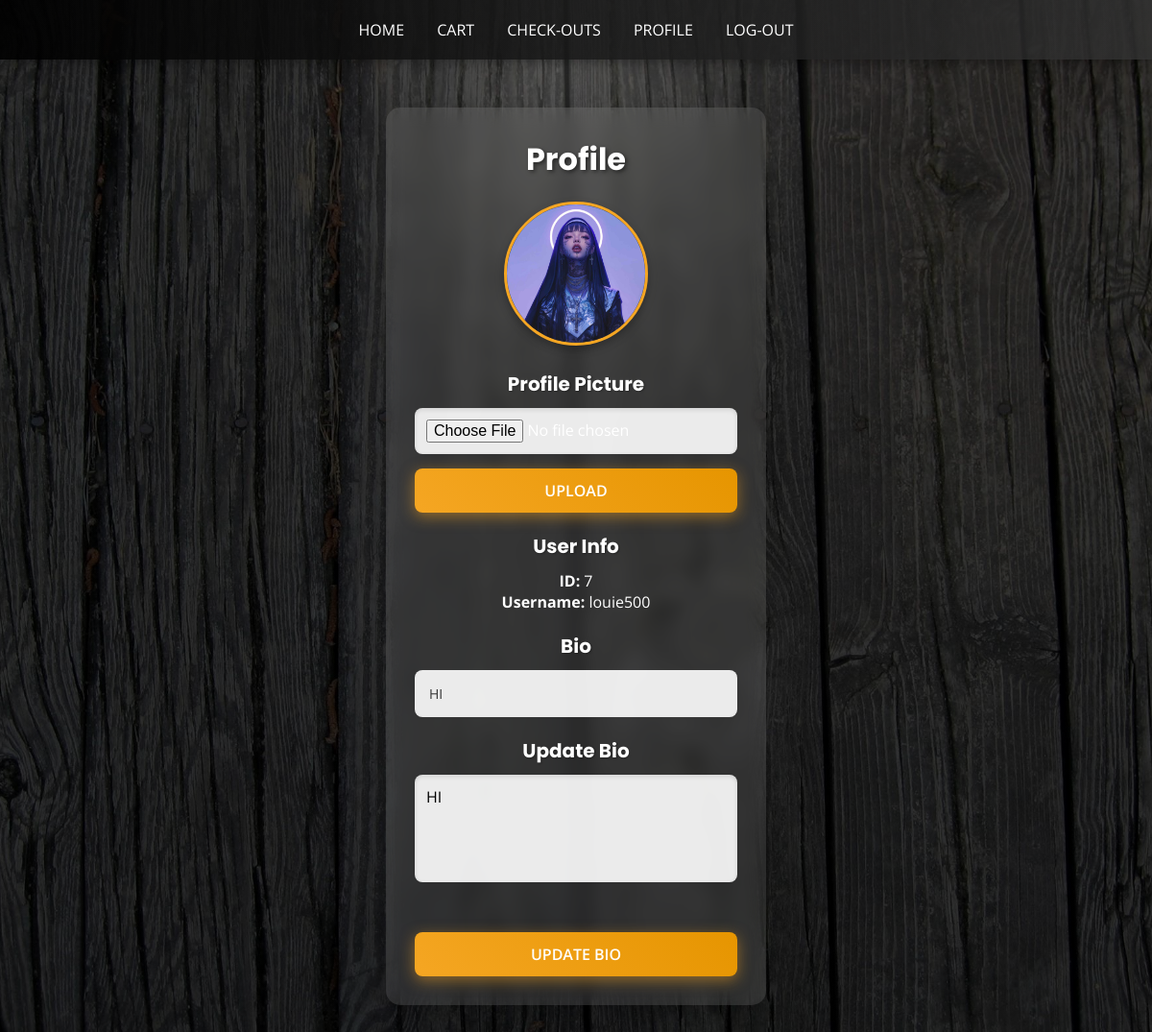
The page /profile.php (signed in) on the database its author committed.
### tables this page shows
CREATE TABLE `users` (
  `id` int(11) NOT NULL,
  `username` varchar(50) NOT NULL,
  `password` varchar(255) NOT NULL,
  `email` varchar(100) NOT NULL,
  `role` enum('user','admin') DEFAULT 'user',
  `profile_image` varchar(255) DEFAULT NULL,
  `bio` text DEFAULT NULL
);

### profile.php (the view, shortened to what this page needs)
<?php
include 'db_connect.php';
$user_id = $_SESSION['user_id'];
$stmt = $conn->prepare("SELECT username, profile_image, bio FROM users WHERE id = ?");
$stmt->bind_param("i", $user_id);
$stmt->execute();
$result = $stmt->get_result();
$user = $result->fetch_assoc();
?>
<!DOCTYPE html>
<html lang="en">
<head>
</head>
<body>
    <nav class="navbar">
        <?php if ($_SESSION['role'] === 'admin'): ?>
            <a href="orders.php">HOME</a>
            <a href="orders.php">ORDERS</a>
            <a href="addproducts.php">PRODUCTS</a>
        <?php else: ?>
            <a href="user_index.php">HOME</a>
            <a href="cart.php">CART</a>
            <a href="checkouts.php">CHECK-OUTS</a>
        <?php endif; ?>
        <a href="profile.php">PROFILE</a>
        <a href="logout.php">LOG-OUT</a>
    </nav>
    <div class="container">
        <h2>Profile</h2>
        <div class="profile-pic">
            <?php if (!empty($user['profile_image'])): ?>
                <img src="<?= htmlspecialchars($user['profile_image']) ?>" alt="Profile Image">
            <?php else: ?>
                <p>No profile picture uploaded.</p>
            <?php endif; ?>
        </div>
        <h3>Profile Picture</h3>
        <form method="post" enctype="multipart/form-data">
            <input type="file" name="profile_image" accept="image/*" required>
            <button type="submit" name="upload_image">Upload</button>
        </form>
        <h3>User Info</h3>
        <p><strong>ID:</strong> <?= $user_id ?></p>
        <p><strong>Username:</strong> <?= htmlspecialchars($user['username']) ?></p>
        <h3>Bio</h3>
        <div class="bio-display">
            <?php if (!empty($user['bio'])): ?>
                <p><?= htmlspecialchars($user['bio']) ?></p>
            <?php else: ?>
                <p>No bio set.</p>
            <?php endif; ?>
        </div>
        <h3>Update Bio</h3>
        <form method="post">
            <textarea name="bio" rows="4" cols="30"><?= htmlspecialchars($user['bio'] ?? '') ?></textarea><br>
            <button type="submit" name="update_bio">Update Bio</button>
        </form>
    </div>
</body>
</html>

### profile.php (style rules this page uses)
* { margin: 0; padding: 0; box-sizing: border-box; font-family: 'Open Sans', Arial, sans-serif; }
body { background-image: linear-gradient(rgba(0, 0, 0, 0.5), rgba(0, 0, 0, 0.5)), url('bg1.jpg'); background-size: cover; background-position: center; background-attachment: fixed; color: #fff; min-height: 100vh; display: flex; flex-direction: column; align-items: center; }
.navbar { width: 100%; padding: 20px; background: linear-gradient(90deg, rgba(0, 0, 0, 0.9), rgba(50, 50, 50, 0.8)); text-align: center; box-shadow: 0 4px 10px rgba(0, 0, 0, 0.3); position: sticky; top: 0; z-index: 1000; }
.navbar a { position: relative; color: #fff; text-decoration: none; margin: 0 15px; font-size: 16px; text-transform: uppercase; font-weight: 400; transition: color 0.3s ease; }
.navbar a::after { content: ''; position: absolute; width: 0; height: 2px; background: #f5a623; left: 0; bottom: -5px; transition: width 0.3s ease; }
.container { background: rgba(255, 255, 255, 0.1); backdrop-filter: blur(10px); padding: 30px; margin: 50px auto; border-radius: 15px; box-shadow: 0 8px 20px rgba(0, 0, 0, 0.2); max-width: 500px; text-align: center; animation: fadeIn 1s ease-in-out; }
.container h2 { font-family: 'Poppins', sans-serif; font-size: 32px; margin-bottom: 20px; text-shadow: 2px 2px 4px rgba(0, 0, 0, 0.5); }
.container h3 { font-family: 'Poppins', sans-serif; font-size: 20px; margin: 20px 0 10px; text-shadow: 1px 1px 2px rgba(0, 0, 0, 0.3); }
.profile-pic { margin: 20px 0; }
.profile-pic img { width: 150px; height: 150px; border-radius: 50%; object-fit: cover; border: 3px solid #f5a623; box-shadow: 0 4px 10px rgba(0, 0, 0, 0.3); }
.bio-display { background: rgba(255, 255, 255, 0.9); color: #333; padding: 15px; border-radius: 8px; margin: 10px 0; font-size: 14px; text-align: left; }
.bio-display p { margin: 0; }
form { display: flex; flex-direction: column; gap: 15px; }
input[type="text"], input[type="email"], input[type="password"], input[type="file"], textarea { width: 100%; padding: 12px; margin: 0; border: none; border-radius: 8px; font-size: 16px; background: rgba(255, 255, 255, 0.9); box-shadow: inset 0 2px 5px rgba(0, 0, 0, 0.1); }
textarea { resize: none; }
button { padding: 12px 20px; background: linear-gradient(45deg, #f5a623, #e69500); color: #fff; border: none; border-radius: 8px; font-size: 16px; font-weight: 600; cursor: pointer; text-transform: uppercase; box-shadow: 0 4px 15px rgba(245, 166, 35, 0.5); transition: transform 0.3s ease, box-shadow 0.3s ease; }

### rows shown on the page
users: profile_image (picture), username "louie500", bio "HI"

### other values the page prints
$user_id "7"
